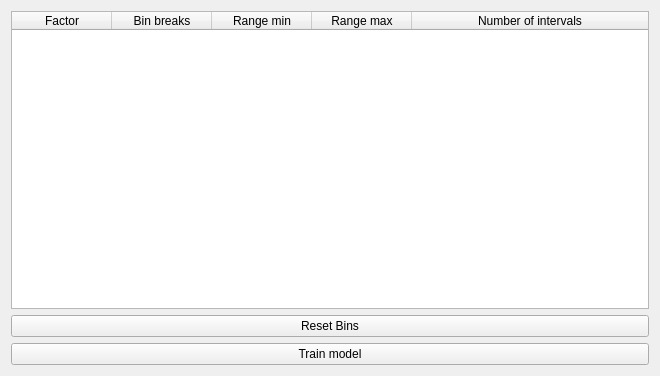
<?xml version="1.0" encoding="UTF-8"?>
<ui version="4.0">
 <class>Widget</class>
 <widget class="QWidget" name="Widget">
  <property name="geometry">
   <rect>
    <x>0</x>
    <y>0</y>
    <width>660</width>
    <height>376</height>
   </rect>
  </property>
  <property name="windowTitle">
   <string/>
  </property>
  <layout class="QVBoxLayout" name="verticalLayout">
   <item>
    <widget class="MolusceTableWidget" name="tblReclass">
     <property name="selectionMode">
      <enum>QAbstractItemView::SingleSelection</enum>
     </property>
     <attribute name="horizontalHeaderStretchLastSection">
      <bool>true</bool>
     </attribute>
     <column>
      <property name="text">
       <string>Factor</string>
      </property>
     </column>
     <column>
      <property name="text">
       <string>Bin breaks</string>
      </property>
     </column>
     <column>
      <property name="text">
       <string>Range min</string>
      </property>
     </column>
     <column>
      <property name="text">
       <string>Range max</string>
      </property>
     </column>
     <column>
      <property name="text">
       <string>Number of intervals</string>
      </property>
     </column>
    </widget>
   </item>
   <item>
    <widget class="QPushButton" name="btnResetBins">
     <property name="text">
      <string>Reset Bins</string>
     </property>
    </widget>
   </item>
   <item>
    <widget class="QPushButton" name="btnTrainModel">
     <property name="text">
      <string>Train model</string>
     </property>
    </widget>
   </item>
  </layout>
 </widget>
 <customwidgets>
  <customwidget>
   <class>MolusceTableWidget</class>
   <extends>QTableWidget</extends>
   <header>molusce.moluscetablewidget</header>
  </customwidget>
 </customwidgets>
 <resources/>
 <connections/>
</ui>
